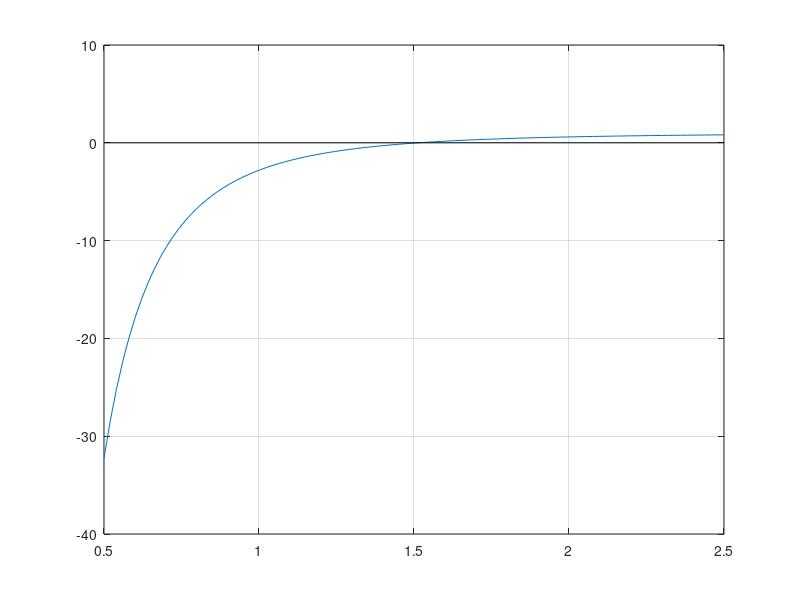

Here is the MATLAB script that generated this plot:
xl = 0.5; xu = 2.5;
i = linspace(xl,xu);
Q = 20; g = 9.81;
f =@(y) 1 - Q^2/g./(3*y+y.^2/2).^3.*(3+y);
plot(i,f(i),[xl xu],[0 0],'k'), grid on

%% Bisection
xr_bisect = xl; iter = 0;
while(1)
    iter = iter + 1;
    xrold = xr_bisect;
    xr_bisect = (xl + xu)/2;
    if xr_bisect ~= 0
        ea = abs((xr_bisect - xrold)/xr_bisect) * 100;
    end
    test = f(xl)*f(xr_bisect);
    if test < 0
        xu = xr_bisect;
    elseif test > 0
        xl = xr_bisect;
    else
        ea = 0;
    end
    if ea <= 1 | iter >= 10, break, end
end
fprintf('the critical depth is %f (Bisection)\n',xr_bisect)

%% False position
xl = 0.5; xu = 2.5; xr_false = xl; iter = 0;
while(1)
    iter = iter + 1;
    xrold = xr_false;
    xr_false = xu - (f(xu)*(xl-xu)) / (f(xl)-f(xu));
    test = f(xl)*f(xr_false);
    if xr_bisect ~= 0
        ea = abs((xr_bisect - xrold)/xr_bisect) * 100;
    end
    if test < 0
        xu = xr_false;
    elseif test > 0
        xl = xr_false;
    else
        ea = 0;
    end
    if ea <= 1 | iter >= 10, break, end
end
fprintf('the critical depth is %f (False position)\n',xr_false)
